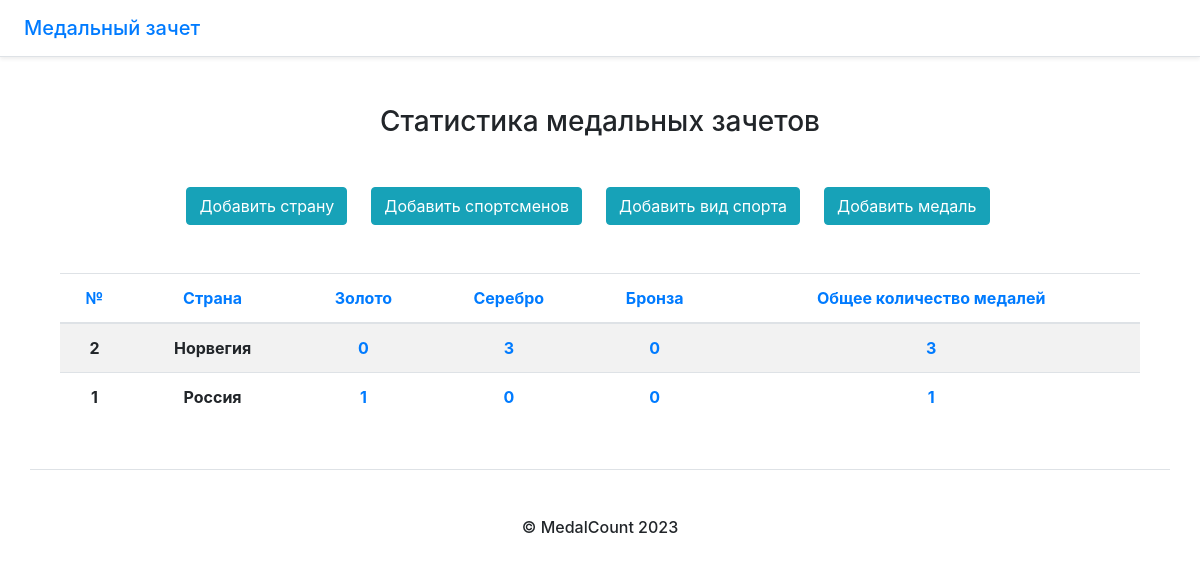
The page /index.php?gold=ASC on the database its author committed.
### tables this page shows
CREATE TABLE `CountMedal` (
  `id` int(15) NOT NULL,
  `countryId` int(15) NOT NULL,
  `sportsmanId` int(15) NOT NULL,
  `typeSportId` int(15) NOT NULL,
  `gold` int(15) NOT NULL,
  `silver` int(255) NOT NULL,
  `bronze` int(255) NOT NULL
);

CREATE TABLE `Country` (
  `id` int(15) NOT NULL,
  `country` varchar(255) NOT NULL
);

### src/Controller/PageController.php (called while the page is built, shortened)
<?php
function showMainPage()
{
    require "src/View/blocks/header.php";
    require "src/View/blocks/mainpage.php";
    require "src/View/blocks/footer.php";
}

### src/View/blocks/mainpage.php (the view)
<div class = "container mt-5" id = "mid">
  <div align-center>
  <h3 class = "d-flex justify-content-center mb-5"> Статистика медальных зачетов </h3>
  <div class=" d-flex  justify-content-center mb-5" align-center>
  <a href="src/View/blocks/AddMainData.php?ad=country" type="button" class="btn btn-info mr-4">Добавить страну</a>
  <a href="src/View/blocks/AddMainData.php?ad=sportsman" type="button" class="btn btn-info mr-4">Добавить спортсменов</a>
  <a href="src/View/blocks/AddMainData.php?ad=typeSport" type="button" class="btn btn-info mr-4">Добавить вид спорта</a>
  <a href="src/View/blocks/AddCountMedal.php?ad=change" type="button" class="btn btn-info mr-4">Добавить медаль</a>
  </div>
  <div class="container mt-3 w-80">
    <table class="table table-striped">
    <thead>
    <tr>
        <?php
require "src/Model/SortListMainPage.php";
$typeColumn = array('number' => '№', 'country' => 'Страна', 'gold' => 'Золото',
    'silver' => 'Серебро', 'bronze' => 'Бронза', 'allMed' => 'Общее количество медалей');
foreach ($typeColumn as $k => $v) {
    $typeSort = (isset($_GET["$k"]) && $_GET["$k"] != "DESC") ? "ASC" : "DESC";
    echo getHeaderForTable("$v", $typeSort, "$k");
}
echo ' </tr>
    </thead>
    <tbody>';
foreach ($changeMainPage as $row) {
    echo '
          <tr>
            <th scope="row">' . $row["number"] . '</th>
            <th scope="col">' . $row["countryName"] . '</th>
            <th scope="col"><a href="src/View/blocks/DetailMainPage.php?medal=Золото&country='.$row["countryName"].'">' . $row["gold"] . '</a></th>
            <th scope="col"><a href="src/View/blocks/DetailMainPage.php?medal=Серебро&country='.$row["countryName"].'">' . $row["silver"] . '</a></th>
            <th scope="col"><a href="src/View/blocks/DetailMainPage.php?medal=Бронза&country='.$row["countryName"].'">' . $row["bronze"] . '</a></th>
            <th scope="col"><a href="src/View/blocks/DetailMainPage.php?medal=allMed&country='.$row["countryName"].'">' . $row["allMed"] . '</a></th>
          </tr>';
}
echo '</tbody>
            </table>
            </div>';
?>
</div>
</div>

### style.css (style rules this page uses)
th, td { text-align: center; }

### rows shown on the page
countmedal: number "2", countryId.country "Норвегия", gold "0", silver "3", bronze "0", allMed "3"
countmedal: number "1", countryId.country "Россия", gold "1", silver "0", bronze "0", allMed "1"

### other values the page prints
$field "№"
$field "Страна"
$field "Серебро"
$field "Бронза"
$field "Общее количество медалей"
